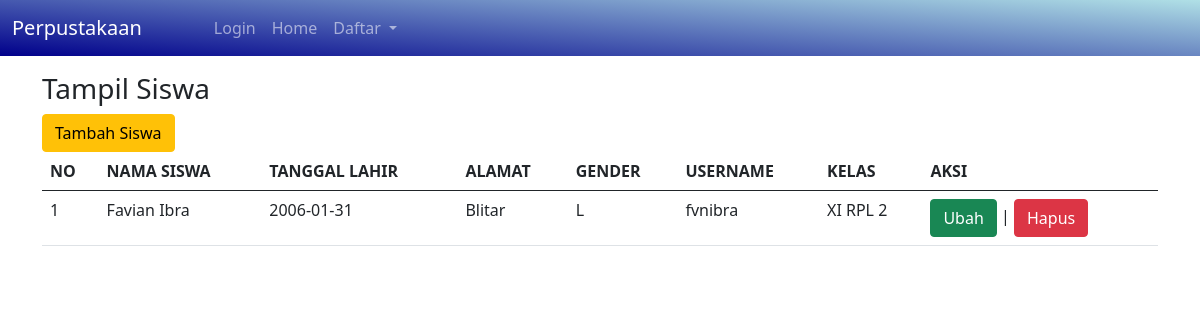
The page /perpustakaan/tampil_siswa.php (signed in) on the database its author committed.
### tables this page shows
CREATE TABLE `siswa` (
  `id_siswa` int(11) NOT NULL,
  `nama_siswa` varchar(100) NOT NULL,
  `tanggal_lahir` date NOT NULL,
  `gender` enum('L','P') NOT NULL,
  `alamat` text NOT NULL,
  `username` varchar(255) NOT NULL,
  `password` varchar(255) NOT NULL,
  `id_kelas` int(11) NOT NULL
);

CREATE TABLE `kelas` (
  `id_kelas` int(11) NOT NULL,
  `nama_kelas` varchar(20) NOT NULL,
  `kelompok` varchar(20) NOT NULL,
  `angkatan` int(22) NOT NULL
);

### perpustakaan/tampil_siswa.php (the view, shortened to what this page needs)
<html>
<head>
<link href="https://cdn.jsdelivr.net/npm/bootstrap@5.0.1/dist/css/bootstrap.min.css" rel="stylesheet">
</head>
<body>
 <?php include 'navbar.php';?>
 <h3>Tampil Siswa</h3>
 <a href="tambah_siswa.php"><input type="submit" name="simpan" value="Tambah Siswa" class="btn btn-warning"></a>
    <table class="table table-hover table striped">
        <thead>
            <tr>
                <th>NO</th>
                <th>NAMA SISWA</th>
                <th>TANGGAL LAHIR</th>
                <th>ALAMAT</th>
                <th>GENDER</th>
                <th>USERNAME</th>
                <th>KELAS</th>
                <th>AKSI</th>
            </tr>
        </thead>
        <tbody>
        <?php
        include "koneksi.php";
        $qry_siswa=mysqli_query ($conn,"select * from siswa join kelas on kelas.id_kelas=siswa.id_kelas");
        $no=0;
        while($data_siswa=mysqli_fetch_array($qry_siswa)){
            $no++;?>
            <tr>
                <td><?=$no?></td>
                <td><?=$data_siswa['nama_siswa']?></td>
                <td><?=$data_siswa['tanggal_lahir']?></td>
                <td><?=$data_siswa['alamat']?></td>
                <td><?=$data_siswa['gender']?></td>
                <td><?=$data_siswa['username']?></td>
                <td><?=$data_siswa['nama_kelas']?></td>
            <td>
            <a href="ubah_siswa.php?id_siswa=<?=$data_siswa['id_siswa'] ?>"
                class="btn btn-success">Ubah</a> |
            <a href="hapus_siswa.php?id_siswa=<?=$data_siswa['id_siswa']?>"
                onclick="return confirm('Apakah anda yakin menghapus data ini?')"
                 class="btn btn-danger">Hapus</a>
            </td>
        </tr>
        <?php
        }
    ?>
    </tbody>
    </table>
</body>
</html>

### rows shown on the page
siswa: nama_siswa "Favian Ibra", tanggal_lahir "2006-01-31", alamat "Blitar", gender "L", username "fvnibra", id_kelas.nama_kelas "XI RPL 2"
